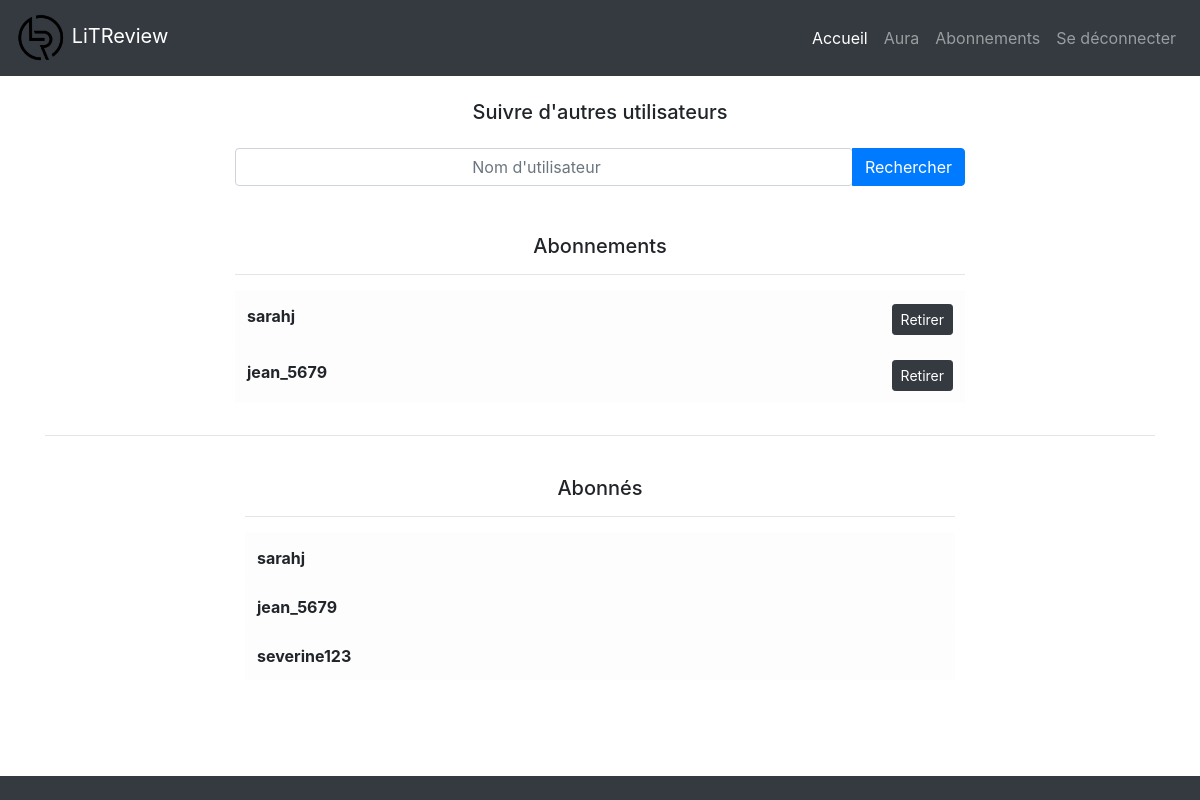
/follow_users/ (signed in), run on the app's committed database.
### authentication/models.py (models this page shows)
class User(AbstractUser):
    pass

### followers/models.py (models this page shows)
class UserFollows(models.Model):
    user = models.ForeignKey(
        to=settings.AUTH_USER_MODEL,
        on_delete=models.CASCADE,
        related_name="following")
    followed_user = models.ForeignKey(
        to=settings.AUTH_USER_MODEL,
        on_delete=models.CASCADE,
        related_name="followed_by")
    class Meta:
        unique_together = ("user", "followed_user")

### followers/views.py (the view, shortened to what this page needs)
# urls.py: path("follow_users/", followers.follow_users, name="follow_users")
@login_required
def follow_users(request):
    unfollows = forms.UnfollowsForm()
    requested_user = request.POST.get("search")
    following_list = models.UserFollows.objects.filter(user=request.user)
    followed_by_list = models.UserFollows.objects.filter(followed_user=request.user)
    context = {
        "following_list": following_list,
        "followed_by_list": followed_by_list,
        "unfollows": unfollows
    }
    return render(request, "followers/follow_users.html", context=context)

### followers/forms.py
class UnfollowsForm(forms.Form):
    unfollows = forms.BooleanField(widget=forms.HiddenInput, initial=True)

### followers/templates/followers/follow_users.html (shortened to what this page needs)
{% extends "base.html" %}
{% load feeds_extras %}
{% block content %}
<div class="container">
    <div class="row justify-content-center mt-4">
        <div class="col-8">
            <h5 style="text-align: center;">Suivre d'autres utilisateurs</h5>
            <form method="post">
                <div class="input-group mt-4">
                    <input type="search" class="form-control rounded" name="search" style="text-align: center;" placeholder="Nom d'utilisateur" aria-label="Nom d'utilisateur"/>
                    <div class="input-group-append">
                        <button type="submit" class="btn btn-primary">Rechercher</button>
                    </div>
                </div>
            </form>
        </div>
    </div>
</div>
<div class="container">
    <div class="row justify-content-center mt-5">
        <div class="col-8">
            <h5 style="text-align: center;">Abonnements</h5>
            <hr>
        </div>
    </div>
    <div class="row justify-content-center">
        <div class="col-8">
            <table class="table table-light table-hover">
                <tbody>
                    {% for following in following_list %}
                        <tr>
                            <th class="col-md-6" style="text-align: left;" scope="row">{{ following.followed_user }}</th>
                            <td style="text-align: right;">
                                <form method="post">
                                    <button class="btn btn-sm btn-dark" type="submit">Retirer</button>
                                </form>
                            </td>
                        </tr>
                    {% endfor %}
                </tbody>
            </table>
        </div>
    </div>
    <div class="row">
        <div class="col">
            <hr><br>
        </div>
    </div>
    <div class="container">
        <div class="row justify-content-center">
            <div class="col-8">
                <h5 style="text-align: center;">Abonnés</h5>
                <hr>
            </div>
        </div>
        <div class="row justify-content-center">
            <div class="col-8">
                <table class="table table-light table-hover">
                    <tbody>
                        {% for followed_by in followed_by_list %}
                            <tr>
                                <th class="col-md-6" style="text-align: left;" scope="row">{{ followed_by.user }}</th>
                            </tr>
                        {% endfor %}
                    </tbody>
                </table>
            </div>
        </div>
    </div>
</div>
{% endblock content %}

### templates/base.html (shortened to what this page needs)
{% load static %}
<!doctype html>
<html lang="fr">
<head>
<link rel="stylesheet" href="https://cdn.jsdelivr.net/npm/bootstrap@4.6.1/dist/css/bootstrap.min.css">
<link rel="stylesheet" href="{% static 'styles.css' %}">
</head>
<body>
    <div class="bg-dark">
        <div class="container-fluid">
            <div class="row">
                <nav class="col navbar navbar-expand-lg navbar-dark">
                    <a href="{% url 'home' %}" class="navbar-brand">
                        <img src="{% static 'images/logo.png' %}" width="50" alt="Site Logo">
                        LiTReview
                    </a>
                    <div class="collapse navbar-collapse" id="navbarContent">
                        <ul class="navbar-nav ml-auto">
                            <li class="nav-item active">
                                <a href="{% url 'home' %}" class="nav-link">Accueil</a>
                            </li>
                            <li class="nav-item">
                                <a href="{% url 'posts' %}" class="nav-link">{{ user }}</a>
                            </li>
                            <li class="nav-item">
                                <a href="{% url 'follow_users' %}" class="nav-link">Abonnements</a>
                            </li>
                            <li class="nav-item">
                                <a href="{% url 'logout' %}" class="nav-link">Se déconnecter</a>
                            </li>
                        </ul>
                    </div>
                </nav>
            </div>
        </div>
    </div>
    <div class="main">
        {% block content %}{% endblock content %}
    </div>
    <br>
    <br>
    <footer class="fixed-bottom">
        <div class="bg-dark">
            <div class="container">
                <div class="row">
                    <div class="col">
                        <br>
                    </div>
                </div>
            </div>
        </div>
    </footer>
</body>
</html>

### data on the page
User: username "Aura"
UserFollows: followed_user "sarahj"
UserFollows: followed_user "jean_5679"
UserFollows: user "sarahj"
UserFollows: user "jean_5679"
UserFollows: user "severine123"
